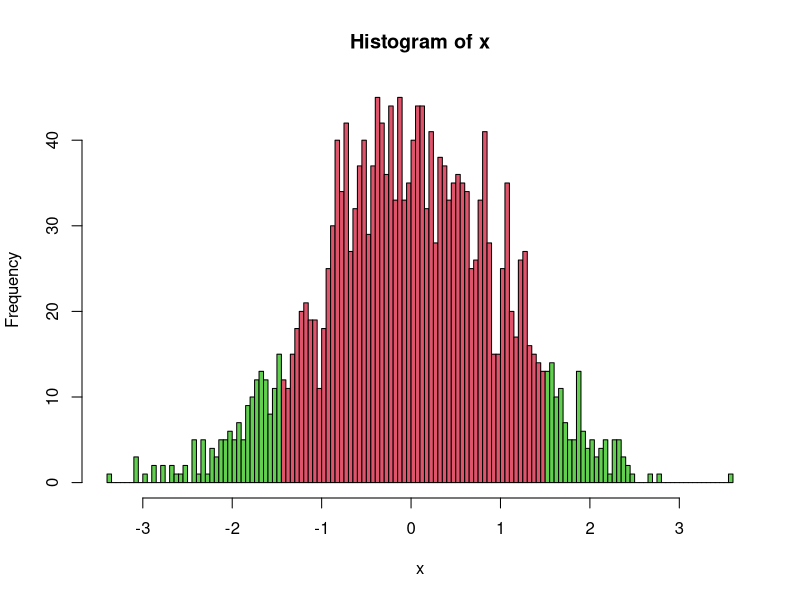

The R source for this figure:
# Scope: Creating a Histogram

x <- rnorm(2000)
hx <- hist(x, breaks=200, plot=FALSE)
plot(hx, col=ifelse(abs(hx$breaks) < 1.5, 2, 3))
